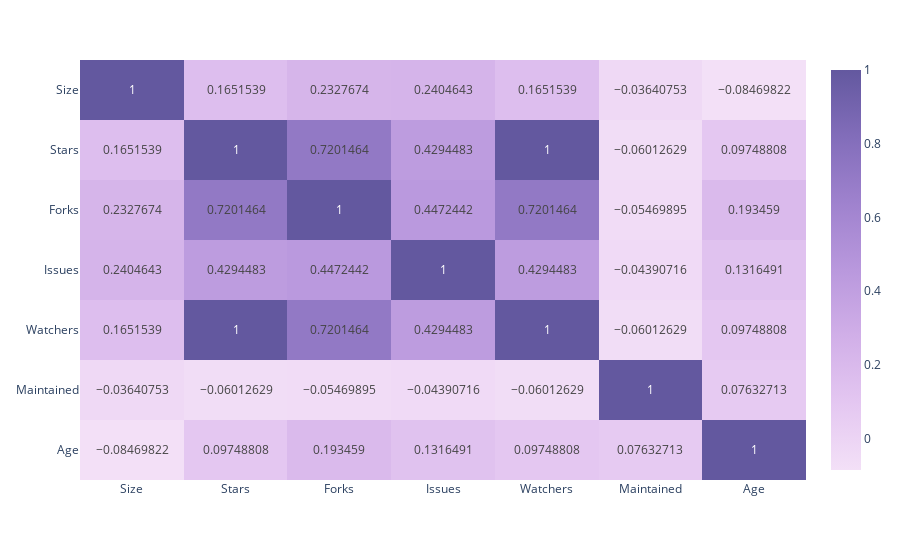

The notebook cell this image was saved under:
### Code cell
corr_mat_int = df[int_feat].corr(method='pearson')
px.imshow(
    corr_mat_int,
    text_auto=True,
    aspect='auto',
    color_continuous_scale='purp'
)

### Figure 1 — Plotly figure (JSON) as saved in the notebook; plotly's stock layout.template omitted (floating-point values rounded to 4 significant figures)
{"data": [{"coloraxis": "coloraxis", "hovertemplate": "x: %{x}<br>y: %{y}<br>color: %{z}<extra></extra>", "name": "0", "texttemplate": "%{z}", "type": "heatmap", "x": ["Size", "Stars", "Forks", "Issues", "Watchers", "Maintained", "Age"], "xaxis": "x", "y": ["Size", "Stars", "Forks", "Issues", "Watchers", "Maintained", "Age"], "yaxis": "y", "z": [[1, 0.1652, 0.2328, 0.2405, 0.1652, -0.03641, -0.0847], [0.1652, 1, 0.7201, 0.4294, 1, -0.06013, 0.09749], [0.2328, 0.7201, 1, 0.4472, 0.7201, -0.0547, 0.1935], [0.2405, 0.4294, 0.4472, 1, 0.4294, -0.04391, 0.1316], [0.1652, 1, 0.7201, 0.4294, 1, -0.06013, 0.09749], [-0.03641, -0.06013, -0.0547, -0.04391, -0.06013, 1, 0.07633], [-0.0847, 0.09749, 0.1935, 0.1316, 0.09749, 0.07633, 1]]}], "layout": {"coloraxis": {"colorscale": [[0, "rgb(243, 224, 247)"], [0.1667, "rgb(228, 199, 241)"], [0.3333, "rgb(209, 175, 232)"], [0.5, "rgb(185, 152, 221)"], [0.6667, "rgb(159, 130, 206)"], [0.8333, "rgb(130, 109, 186)"], [1, "rgb(99, 88, 159)"]]}, "margin": {"t": 60}, "xaxis": {"anchor": "y", "domain": [0, 1]}, "yaxis": {"anchor": "x", "autorange": "reversed", "domain": [0, 1]}}}
